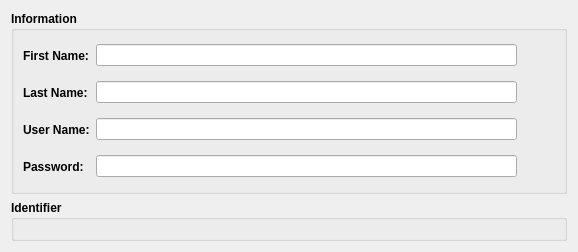
<?xml version="1.0" encoding="UTF-8"?>
<ui version="4.0">
 <class>PersonEdit</class>
 <widget class="QWidget" name="PersonEdit">
  <property name="geometry">
   <rect>
    <x>0</x>
    <y>0</y>
    <width>578</width>
    <height>227</height>
   </rect>
  </property>
  <property name="windowTitle">
   <string>Form</string>
  </property>
  <layout class="QVBoxLayout" name="verticalLayout">
   <item>
    <widget class="QGroupBox" name="infoGroupBox">
     <property name="font">
      <font>
       <pointsize>9</pointsize>
       <bold>true</bold>
      </font>
     </property>
     <property name="title">
      <string>Information</string>
     </property>
     <layout class="QGridLayout" name="infoLayout">
      <item row="2" column="2">
       <widget class="QToolButton" name="userNameResetButton">
        <property name="text">
         <string/>
        </property>
        <property name="icon">
         <iconset resource="../../resources/main.qrc">
          <normaloff>:/root/dialogs/reset.ico</normaloff>:/root/dialogs/reset.ico</iconset>
        </property>
        <property name="iconSize">
         <size>
          <width>24</width>
          <height>24</height>
         </size>
        </property>
        <property name="autoRaise">
         <bool>true</bool>
        </property>
       </widget>
      </item>
      <item row="0" column="2">
       <widget class="QToolButton" name="firstNameResetButton">
        <property name="text">
         <string/>
        </property>
        <property name="icon">
         <iconset resource="../../resources/main.qrc">
          <normaloff>:/root/dialogs/reset.ico</normaloff>:/root/dialogs/reset.ico</iconset>
        </property>
        <property name="iconSize">
         <size>
          <width>24</width>
          <height>24</height>
         </size>
        </property>
        <property name="autoRaise">
         <bool>true</bool>
        </property>
       </widget>
      </item>
      <item row="1" column="2">
       <widget class="QToolButton" name="lastNameResetButton">
        <property name="text">
         <string/>
        </property>
        <property name="icon">
         <iconset resource="../../resources/main.qrc">
          <normaloff>:/root/dialogs/reset.ico</normaloff>:/root/dialogs/reset.ico</iconset>
        </property>
        <property name="iconSize">
         <size>
          <width>24</width>
          <height>24</height>
         </size>
        </property>
        <property name="autoRaise">
         <bool>true</bool>
        </property>
       </widget>
      </item>
      <item row="1" column="0">
       <widget class="QLabel" name="lastNameLabel">
        <property name="font">
         <font>
          <pointsize>9</pointsize>
          <bold>true</bold>
         </font>
        </property>
        <property name="text">
         <string>Last Name:</string>
        </property>
       </widget>
      </item>
      <item row="2" column="1">
       <widget class="QLineEdit" name="userNameEdit"/>
      </item>
      <item row="1" column="1">
       <widget class="QLineEdit" name="lastNameEdit"/>
      </item>
      <item row="0" column="1">
       <widget class="QLineEdit" name="firstNameEdit"/>
      </item>
      <item row="2" column="0">
       <widget class="QLabel" name="userNameLabel">
        <property name="font">
         <font>
          <pointsize>9</pointsize>
          <bold>true</bold>
         </font>
        </property>
        <property name="text">
         <string>User Name:</string>
        </property>
       </widget>
      </item>
      <item row="0" column="0">
       <widget class="QLabel" name="firstNameLabel">
        <property name="font">
         <font>
          <pointsize>9</pointsize>
          <bold>true</bold>
         </font>
        </property>
        <property name="text">
         <string>First Name:</string>
        </property>
       </widget>
      </item>
      <item row="3" column="0">
       <widget class="QLabel" name="label">
        <property name="text">
         <string>Password:</string>
        </property>
       </widget>
      </item>
      <item row="3" column="1">
       <widget class="QLineEdit" name="lineEdit"/>
      </item>
      <item row="3" column="2">
       <widget class="QToolButton" name="toolButton">
        <property name="text">
         <string/>
        </property>
        <property name="icon">
         <iconset resource="../../resources/main.qrc">
          <normaloff>:/root/dialogs/reset.ico</normaloff>:/root/dialogs/reset.ico</iconset>
        </property>
        <property name="iconSize">
         <size>
          <width>24</width>
          <height>24</height>
         </size>
        </property>
        <property name="autoRaise">
         <bool>true</bool>
        </property>
       </widget>
      </item>
     </layout>
    </widget>
   </item>
   <item>
    <widget class="QGroupBox" name="entityGroupBox">
     <property name="font">
      <font>
       <bold>true</bold>
      </font>
     </property>
     <property name="title">
      <string>Identifier</string>
     </property>
     <layout class="QGridLayout" name="gridLayout">
      <item row="0" column="0">
       <widget class="EntityEdit" name="widget" native="true">
        <property name="sizePolicy">
         <sizepolicy hsizetype="Preferred" vsizetype="Preferred">
          <horstretch>0</horstretch>
          <verstretch>0</verstretch>
         </sizepolicy>
        </property>
       </widget>
      </item>
     </layout>
    </widget>
   </item>
  </layout>
 </widget>
 <customwidgets>
  <customwidget>
   <class>EntityEdit</class>
   <extends>QWidget</extends>
   <header location="global">include/widgets/entityedit.h</header>
   <container>1</container>
  </customwidget>
 </customwidgets>
 <resources>
  <include location="../../resources/main.qrc"/>
 </resources>
 <connections/>
</ui>
